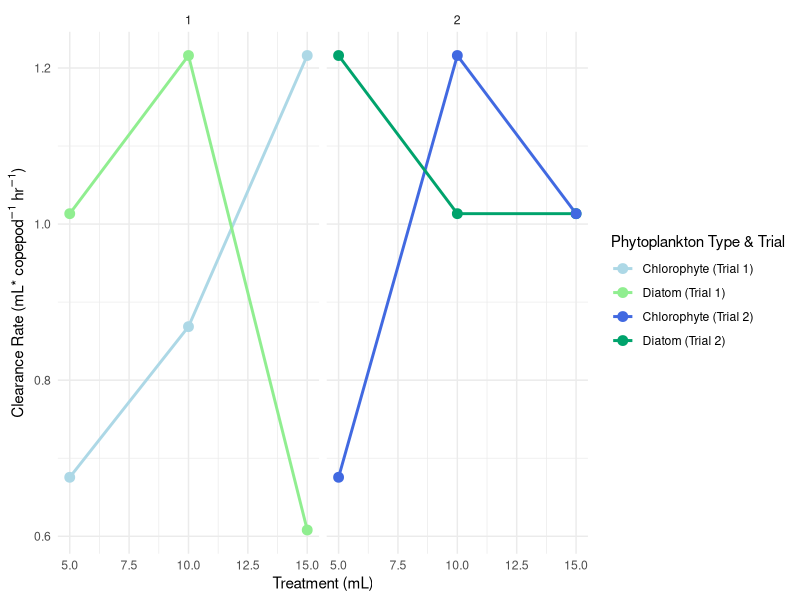
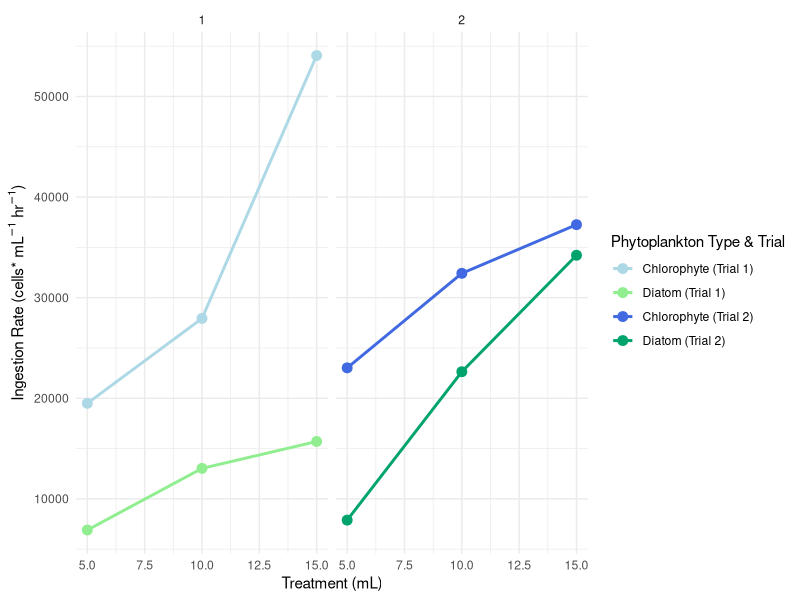

Source code (R) for these figures, in order:
## ---- chunk 1
lab_data <- read.csv("lab_data.csv")
lab_data <- na.omit(lab_data)
lab_df <- as.data.frame(lab_data)
treatment <- as.factor(lab_df$Treatment)
trial <- as.factor(lab_df$Trial)
library(ggplot2)
library(dplyr)
## ---- chunk 2
# Load necessary libraries
library(ggplot2)
library(tidyr)

# Assuming your data is in 'lab_data' with columns: Treatment, Trial, Ingestion_Diat, Ingestion_Chloro

# Reshape data for Ingestion Rate plot
lab_data_long_clearance <- lab_data %>%
  pivot_longer(cols = c(Clearance_Diat, Clearance_Chloro), 
               names_to = "Measurement", 
               values_to = "Value")

# Ensure 'Trial' is a factor
lab_data_long_clearance$Trial <- as.factor(lab_data_long_clearance$Trial)


# Create the line graph for Ingestion Rate
clearance_plot_line <- ggplot(lab_data_long_clearance, aes(x = Treatment, y = Value, color = interaction(Measurement, Trial), group = interaction(Measurement, Trial))) +
  geom_line(size = 1) +  # Line graph
  geom_point(size = 3) +  # Add points on the line
  theme_minimal() +
  labs(
    x = "Treatment (mL)",
    y = expression("Clearance Rate (mL*" ~ copepod^{-1} * ~ hr^{-1} * ")"),
    title = NULL,
    color = "Phytoplankton Type & Trial"  # Custom legend title
  ) +
  scale_color_manual(
    values = c(
      "Clearance_Diat.1" = "lightgreen", "Clearance_Chloro.1" = "lightblue", 
      "Clearance_Diat.2" = "#00A36C", "Clearance_Chloro.2" = "#4169E1"
    ),
    labels = c(
      "Clearance_Diat.1" = "Diatom (Trial 1)", "Clearance_Chloro.1" = "Chlorophyte (Trial 1)",
      "Clearance_Diat.2" = "Diatom (Trial 2)", "Clearance_Chloro.2" = "Chlorophyte (Trial 2)"
    )
  ) +
  facet_wrap(~ Trial)  # Facets for each trial

# Print the line graph plot
print(clearance_plot_line)


## ---- chunk 3
# Load necessary libraries
library(ggplot2)
library(tidyr)

# Assuming your data is in 'lab_data' with columns: Treatment, Trial, Ingestion_Diat, Ingestion_Chloro

# Reshape data for Ingestion Rate plot
lab_data_long_ingestion <- lab_data %>%
  pivot_longer(cols = c(Ingestion_Diat, Ingestion_Chloro), 
               names_to = "Measurement", 
               values_to = "Value")

# Ensure 'Trial' is a factor
lab_data_long_ingestion$Trial <- as.factor(lab_data_long_ingestion$Trial)


# Create the line graph for Ingestion Rate
ingestion_plot_line <- ggplot(lab_data_long_ingestion, aes(x = Treatment, y = Value, color = interaction(Measurement, Trial), group = interaction(Measurement, Trial))) +
  geom_line(size = 1) +  # Line graph
  geom_point(size = 3) +  # Add points on the line
  theme_minimal() +
  labs(
    x = "Treatment (mL)",
    y = expression("Ingestion Rate (cells*" ~ mL^{-1} * ~ hr^{-1} * ")"),
    title = NULL,
    color = "Phytoplankton Type & Trial"  # Custom legend title
  ) +
  scale_color_manual(
    values = c(
      "Ingestion_Diat.1" = "lightgreen", "Ingestion_Chloro.1" = "lightblue", 
      "Ingestion_Diat.2" = "#00A36C", "Ingestion_Chloro.2" = "#4169E1"
    ),
    labels = c(
      "Ingestion_Diat.1" = "Diatom (Trial 1)", "Ingestion_Chloro.1" = "Chlorophyte (Trial 1)",
      "Ingestion_Diat.2" = "Diatom (Trial 2)", "Ingestion_Chloro.2" = "Chlorophyte (Trial 2)"
    )
  ) +
  facet_wrap(~ Trial)  # Facets for each trial

# Print the line graph plot
print(ingestion_plot_line)


